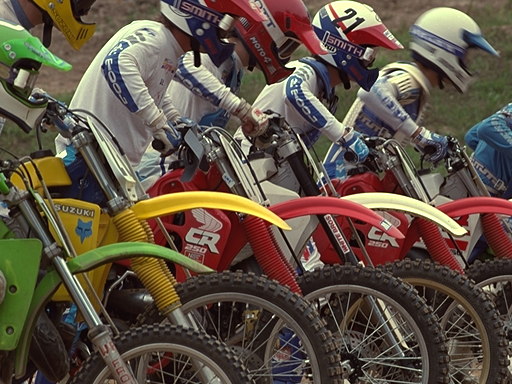
%> input picture Mat Functions/I05.BMP, 512 x 384 px
$ octave JPEG_compression.m   (GNU Octave 9; MATLAB toolbox functions it lacks are replaced by stand-ins)
%> lines starting %> are read from the running program, lines starting %| are printed output that depends on the picture
### Mat Functions/ImageEncode.m
function [BitStream,Dictionary] = ImageEncode(X)
%ECE6258: Digital image processing
%Prof. Ghassan Alregib
%School of Electrical and Computer Engineering
%Georgia Instiute of Technology
%
% This function take an image X as input and returns encoded bits of
% the image in the variable BitStream and the Huffman dictionary to decode
% the BitStream.
% Exmple:
%           X = imread('cameraman.tif');
%           [BitStream,Dictionary] = ImageEncode(X);
%
% To decode an image use:
%           X_decoded = huffmandeco(BitStream,Dictionary);
%           X_decoded = reshape(X_decoded,size(X,1),size(X,2));
%
% Date Modified : 10/10/2016 by Motaz Alfarraj (motaz@gatech.edu)
%%
X = double(X);
symbols = unique(X(:));
count = hist(X(:),symbols);
prob = count/sum(count);
Dictionary = huffmandict(symbols, prob);
BitStream = huffmanenco(X(:),Dictionary);

end

### Mat Functions/JPEG_compression.m
%ECE6258: Digital image processing
%Prof. Ghassan Alregib
%School of Electrical and Computer Engineering
%Georgia Instiute of Technology
%
% Edit the sections labeled with "EDIT THIS PART"
%
%Date Modified : 10/10/2016 by Motaz Alfarraj (motaz@gatech.edu)
%%
close all
clear all
%clc

%% STEP 1: Loading the image
% EDIT THIS PART
X = imread('I05.bmp'); %read the image
%> X is the input picture: size 384x512x3 uint8; mean R, G, B 95.1, 82, 68.2

%% STEP 2: Converting to YCbCr
% EDIT THIS PART
X = rgb2ycbcr(X); %Convert to YCbCr
%> X: size 384x512x3 uint8; mean of channels 1, 2, 3 88.4, 120.1, 134.7

%% STEP 3: Keeping only the luminance channel
% EDIT THIS PART
X = X(:,:,1); % Keep the luminance channel only.
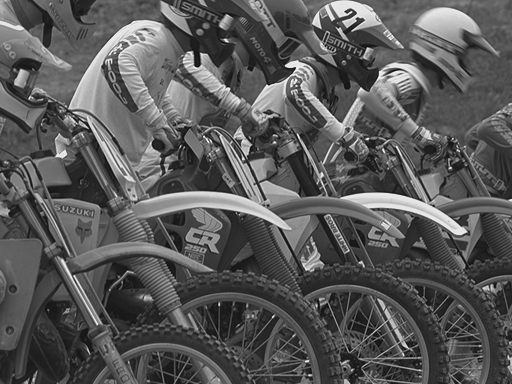
%> X: size 384x512 uint8; min 16, max 235, mean 88.4

%% DO NOT EDIT THIS PART
% imshow(X,[]);
% title('Grayscale image');

%% STEP 4: Calculating the entropy of the image
% EDIT THIS PART
H = entropy(X); % calculate the entropy of the greyscale image
%> H = 7.31

%% DO NOT EDIT THIS PART
fprintf('Entropy of the grayscale image = %0.3f Bits/pixel\n',H);
%| Entropy of the grayscale image = 7.314 Bits/pixel
clear H;
%% STEP 5: Coding of the original image
% EDIT THIS PART
XBitStream = ImageEncode(X); %Encode the image using the provided function
%> in ImageEncode, `symbols = unique(X(:));`: symbols = 220 values from 16 to 235
%> in ImageEncode, `count = hist(X(:),symbols);`: count = 220 values, max 2706 at index 30, min 1 at index 1, mean 893.7
%> in ImageEncode, `prob = count/sum(count);`: prob = 220 values, max 0.0138 at index 30, min 5.09e-06 at index 1, mean 0.00455
%> in ImageEncode, `Dictionary = huffmandict(symbols, prob);`: Dictionary = 220 items
%> the run ends on the next line
